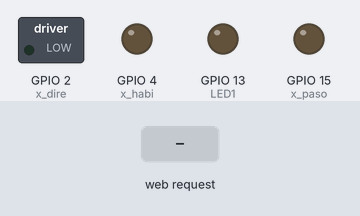
Recording of a sketch running on a simulated ESP32. On the bench: switched loads named in the sketch (green lamp = pin HIGH), output pins drawn as LEDs (lit = HIGH). Inputs (shaded band) come from the test bench. WiFi joins after 1.5 s; servers stay silent unless stated; what the sketch prints to the serial monitor is not drawn.

Above: at 2.7 s.
2.8 s: HTTP request GET /H1 received
At 5.2 s:
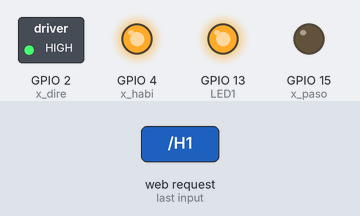
5.8 s: HTTP request GET /L1 received
At 8.4 s:
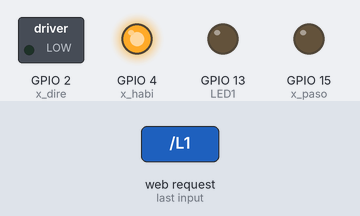
8.8 s: HTTP request GET /H1 received
At 10.27 s:
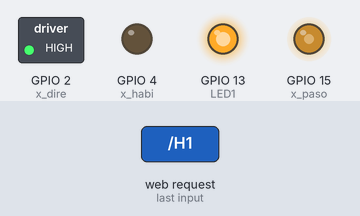
Timing chart, 0 to 11.9 s (numbered marks = the images above; inputs shaded):
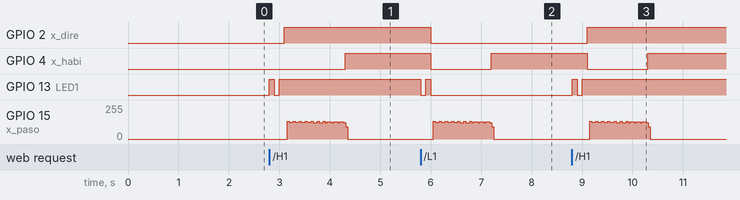

The sketch:

ESP32_DRV8825_MotorPAP_Red_local.ino
```cpp
/*
 WiFi Web Server LED Blink y cambio Giro Motor PAP
*/
#include <WiFi.h>
const char* ssid     = "mi_red_wifi";  // <- Cambiar por el nombre de su Red WiFi                                                                                                                                                                                                              <
const char* password = "mi_clave_wifi";  // <- Cambiar por la clave de su Red WiFi

String pagina1 = "<!DOCTYPE.html>"
"<html>"
"<head>"
"<meta charset='utf-8' />"
"<title>Servidor Local ESP32</title>"
"</head>"
"<body>"
"<center>"
"<h1>Servidor Local</h1>"
"<p><a href='/H1\'><button style='height:100px;width:200px'><h1>ON_1</h1></button></a></p>"
"<p><a href='/L1\'><button style='height:100px;width:200px'><h1>OFF_1</h1></button></a></p>"
"</center>"
"</body>"
"</html>";

WiFiServer server(80);

#define x_paso 15    // Define el Pin de STEP para Motor de eje X
#define x_dire 2   // Define el Pin de DIR  para Motor de eje X
#define x_habi 4    // Define el Pin de ENABLE  para Motor de eje X
#define LED1 13
int retardo = 3000;   // Menor número el giro es más rápido
int tiempo = 200;   // durante cuanto tiempo da el giro el motor (vueltas)

void setup()
{
    pinMode(x_paso, OUTPUT); pinMode(x_dire, OUTPUT); pinMode(x_habi, OUTPUT);
    Serial.begin(115200);
    pinMode(LED1, OUTPUT);      // set the LED pin mode

    delay(10);

    // We start by connecting to a WiFi network

    Serial.println();
    Serial.println();

Serial.print("Connecting to ");
    Serial.println(ssid);

    WiFi.begin(ssid, password);

    while (WiFi.status() != WL_CONNECTED) {
        delay(500);
        Serial.print(".");
    }

    Serial.println("");
    Serial.println("WiFi connected.");
    Serial.println("IP address: ");
    Serial.println(WiFi.localIP());

    server.begin();

}

int value = 0;

void loop(){
 WiFiClient client = server.available();   // listen for incoming clients

  if (client) {                             // if you get a client,
    Serial.println("New Client.");           // print a message out the serial port
    String currentLine = "";                // make a String to hold incoming data from the client
    while (client.connected()) {            // loop while the client's connected
      if (client.available()) {             // if there's bytes to read from the client,
        char c = client.read();             // read a byte, then
        Serial.write(c);                    // print it out the serial monitor
        if (c == '\n') {                    // if the byte is a newline character

          // if the current line is blank, you got two newline characters in a row.
          // that's the end of the client HTTP request, so send a response:
          if (currentLine.length() == 0) {
            // HTTP headers always start with a response code (e.g. HTTP/1.1 200 OK)
            // and a content-type so the client knows what's coming, then a blank line:
            client.println("HTTP/1.1 200 OK");
            client.println("Content-type:text/html");
            client.println();

            // the content of the HTTP response follows the header:
            client.print(pagina1);
            //client.print("Click <a href=\"/H\">here</a> to turn the LED on pin 2 on.<br>");
            //client.print("Click <a href=\"/L\">here</a> to turn the LED on pin 2 off.<br>");


 // The HTTP response ends with another blank line:
            client.println();
            // break out of the while loop:
            break;
          } else {    // if you got a newline, then clear currentLine:
            currentLine = "";
          }
        } else if (c != '\r') {  // if you got anything else but a carriage return character,
          currentLine += c;      // add it to the end of the currentLine
        }

        // Check to see if the client request was "GET /H" or "GET /L":
        if (currentLine.endsWith("GET /H1")) {
          digitalWrite(LED1, HIGH);               // GET /H turns the LED on
          delay(100);
          digitalWrite(LED1, LOW);
          delay(100);
          digitalWrite(LED1, HIGH);               // GET /H turns the LED on
          delay(100);

          giro(x_paso,x_dire,x_habi,1);

        }
        if (currentLine.endsWith("GET /L1")) {
          digitalWrite(LED1, LOW);                // GET /L turns the LED off
          delay(100);
          digitalWrite(LED1, HIGH);
          delay(100);
          digitalWrite(LED1, LOW);               // GET /H turns the LED on
          giro(x_paso,x_dire,x_habi,0);
        }
      }
    }
    // close the connection:
    client.stop();
    Serial.println("Client Disconnected.");
  }
}


void giro(int paso_,int dire_,int habi_,int dir) {
   digitalWrite(habi_, LOW);  // Habilita el Driver
  if( dir==0){
   digitalWrite(dire_, LOW);   // dirección de giro 0
   for(int i=0;i<tiempo;i++){  // da  pasos por un tiempo
    digitalWrite(paso_, HIGH);
    delayMicroseconds(retardo);

digitalWrite(paso_, LOW);
    delayMicroseconds(retardo);
   }
  }
  if( dir==1){
  digitalWrite(dire_, HIGH);   // dirección de giro 1
  for(int i=0;i<tiempo;i++){   // da  pasos por un tiempo
    digitalWrite(paso_, HIGH);
    delayMicroseconds(retardo);
    digitalWrite(paso_, LOW);
    delayMicroseconds(retardo);
   }
  }
  digitalWrite(habi_, HIGH);   // quita la habilitación del Driver

}
```
